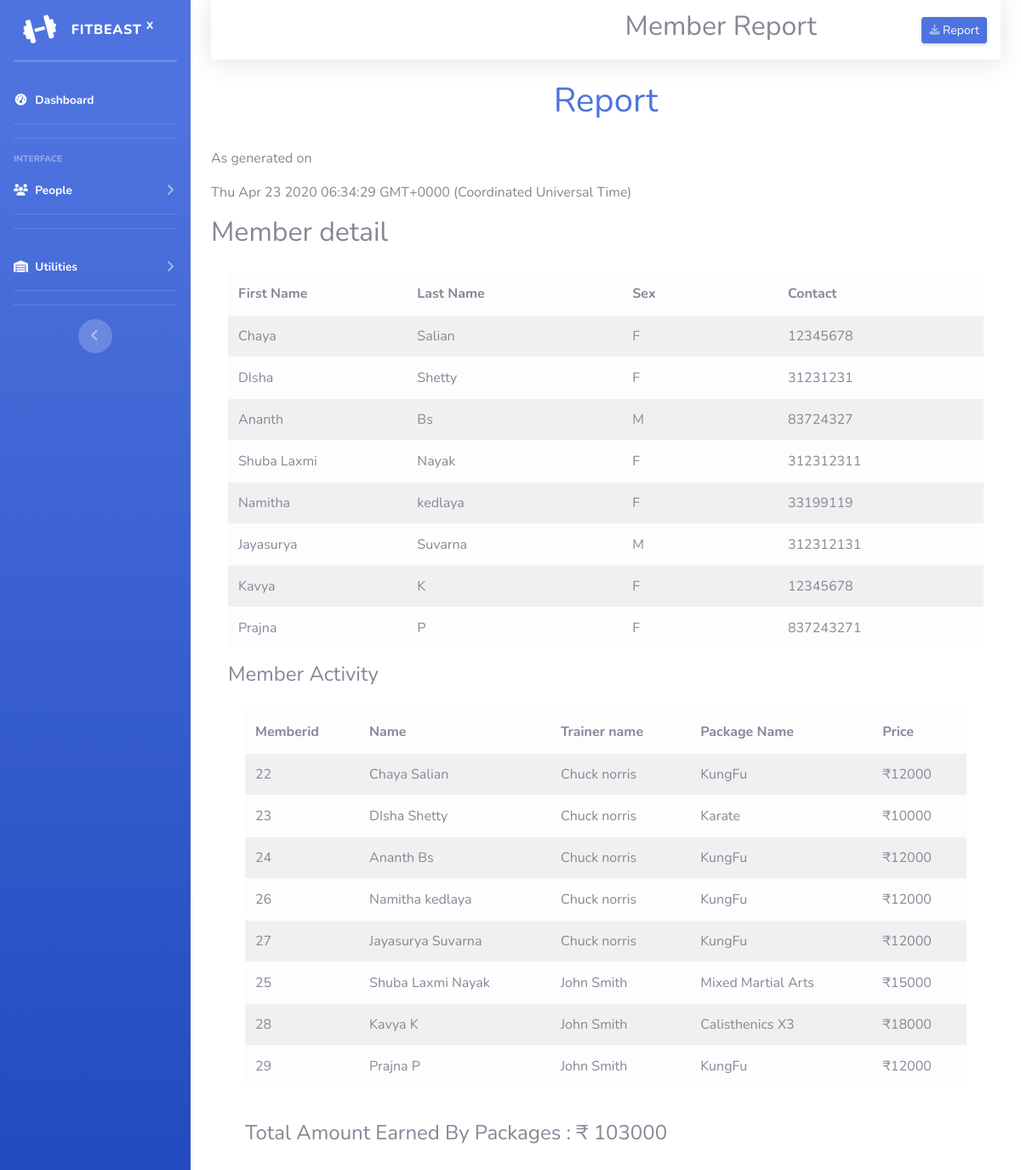
/admin/memberreport.php (signed in), run on the app's committed database.
### tables this page shows
CREATE TABLE IF NOT EXISTS `member` (
  `memberid` int(11) NOT NULL AUTO_INCREMENT,
  `firstname` varchar(20) NOT NULL,
  `lastname` varchar(20) NOT NULL,
  `contact` bigint(100) NOT NULL,
  `email` varchar(255) NOT NULL,
  `joindate` varchar(10) NOT NULL,
  `gender` varchar(1) NOT NULL,
  `package` int(11) NOT NULL,
  PRIMARY KEY (`memberid`),
  KEY `package` (`package`)
);

CREATE TABLE IF NOT EXISTS `trains` (
  `memberid` int(11) NOT NULL,
  `trainerid` int(11) NOT NULL,
  PRIMARY KEY (`memberid`,`trainerid`),
  KEY `trainerid` (`trainerid`)
);

CREATE TABLE IF NOT EXISTS `trainer` (
  `trainerid` int(11) NOT NULL AUTO_INCREMENT,
  `fname` varchar(20) NOT NULL,
  `lname` varchar(20) NOT NULL,
  `contact` varchar(20) NOT NULL,
  `email` varchar(20) NOT NULL,
  `specialization` varchar(20) NOT NULL,
  `salary` int(11) NOT NULL,
  PRIMARY KEY (`trainerid`) USING BTREE
);

CREATE TABLE IF NOT EXISTS `package` (
  `packageid` int(11) NOT NULL AUTO_INCREMENT,
  `name` varchar(20) NOT NULL,
  `price` int(11) NOT NULL,
  PRIMARY KEY (`packageid`)
);

### admin/memberreport.php (the view, shortened to what this page needs)
<!DOCTYPE html>
<html lang="en">
<head>
  <link href="vendor/fontawesome-free/css/all.min.css" rel="stylesheet" type="text/css">
    <link href="css/sb-admin-2.min.css" rel="stylesheet">
    <link href="css/report.css" rel="stylesheet">
</head>
<body>
<?php
  include('db.php');
        $qry="select * from member T";
        $exec=mysqli_query($con,$qry);
 ?>
    <div class="container-fluid" id="div1">
        <nav class="navbar navbar-expand navbar  topbar mb-4 static-top shadow">
          <h2 style="text-align: center;">&nbsp;&nbsp;&nbsp;&nbsp;&nbsp;&nbsp;&nbsp;&nbsp;&nbsp;&nbsp;&nbsp;&nbsp;&nbsp;&nbsp;&nbsp;&nbsp;&nbsp;&nbsp;&nbsp;&nbsp;&nbsp;&nbsp;&nbsp;&nbsp;&nbsp;&nbsp;&nbsp;&nbsp;&nbsp;&nbsp;&nbsp;&nbsp;&nbsp;&nbsp;&nbsp;&nbsp;&nbsp;&nbsp;&nbsp;&nbsp;&nbsp;&nbsp;&nbsp;&nbsp;&nbsp;&nbsp;&nbsp;&nbsp;&nbsp;&nbsp;&nbsp;&nbsp;&nbsp;&nbsp;&nbsp;&nbsp;&nbsp;Member Report</h2>
          <ul class="navbar-nav ml-auto">
            <button onclick="printcontent('div1')" class="d-none d-sm-inline-block btn btn-sm btn-primary shadow-sm"><i class="fas fa-download fa-sm text-white-50"></i> Report</button>
         </ul>
       </nav>
          <h1 style="text-align: center; " class="text-primary">Report </h1><br>
          <p>As generated on</p>
        <p id="demo"></p>
<h2>Member detail</h2>
<div class="card-body">
  <div class="table-responsive">
                <table class="table table-striped table-light" id="dataTable" width="100%" cellspacing="10">
                  <thead class="">
                               <tr>
                                    <th>First Name</th>
                                    <th>Last Name</th>
                                    <th>&nbsp;&nbsp;&nbsp;</th>
                                    <th>Sex</th>
                                    <th>&nbsp;&nbsp;&nbsp;&nbsp;&nbsp;&nbsp;</th>
                                    <th>Contact</th>
                               </tr>
                          </thead>
       <?php
         while($row=mysqli_fetch_array($exec))
        {
          echo '
              <tr>
              <td>'.$row["firstname"].'  </td>
              <td>'.$row["lastname"].'<td>
              <td> '.$row["gender"].'<td>
              <td>'.$row["contact"].' <td>
              </tr>
            ';
        }
        ?>
      </table>
    </div>
    <h4> Member Activity</h4>
    <div class="card-body">
  <div class="table-responsive">
                <table class="table table-striped table-light" id="dataTable" width="100%" cellspacing="10">
                  <thead class="">
                               <tr>
                                    <th>Memberid</th>
                                    <th>Name</th>
                                    <th>Trainer name</th>
                                    <th>Package Name</th>
                                    <th>Price</th>
                               </tr>
                          </thead>
       <?php
        include('db.php');
        $exec2=mysqli_query($con,"select * from member m,package p,trainer t, trains t1 where  p.packageid=m.package and t1.trainerid=t.trainerid and t1.memberid=m.memberid");
        $exec3=mysqli_query($con,"select sum(p.price) from member m,package p where  p.packageid=m.package");
        while($row2=mysqli_fetch_array($exec2))
        {
          echo ' <tr>
<td>
                                    '.$row2["memberid"].' </td>
                             <td>      '.$row2["firstname"].'
                                    '.$row2["lastname"].'</td>
                              <td>  '.$row2["fname"].'
                                    '.$row2["lname"].'</td>
                             <td>       '.$row2["name"].'</td>
                                <Td> ₹'.$row2["price"].'</td>
</tr>
          ';
        } ?></table>
        <?php
 $row = mysqli_fetch_array($exec3);
            $total = $row[0];
            echo '<br><h4>
                  Total Amount Earned By Packages :
               ₹ '. $total.' </h4>';
?>
      </div>
    </body>
    </html>

### admin/css/report.css (style rules this page uses)
a:hover, a:visited, a:link, a:active { text-decoration: none; }

### admin/memberreport.php (style rules this page uses)
* { box-sizing: border-box; }

### data on the page
member: firstname "Chaya", lastname "Salian", gender "F", contact "12345678", trains.memberid "22", trainer.fname "Chuck", trainer.lname "norris", package.name "KungFu", package.price "12000"
member: firstname "DIsha", lastname "Shetty", gender "F", contact "31231231", trains.memberid "23", trainer.fname "Chuck", trainer.lname "norris", package.name "Karate", package.price "10000"
member: firstname "Ananth", lastname "Bs", gender "M", contact "83724327", trains.memberid "24", trainer.fname "Chuck", trainer.lname "norris", package.name "KungFu", package.price "12000"
member: firstname "Shuba Laxmi", lastname "Nayak", gender "F", contact "312312311", trains.memberid "25", trainer.fname "John", trainer.lname "Smith", package.name "Mixed Martial Arts", package.price "15000"
member: firstname "Namitha", lastname "kedlaya", gender "F", contact "33199119", trains.memberid "26", trainer.fname "Chuck", trainer.lname "norris", package.name "KungFu", package.price "12000"
member: firstname "Jayasurya", lastname "Suvarna", gender "M", contact "312312131", trains.memberid "27", trainer.fname "Chuck", trainer.lname "norris", package.name "KungFu", package.price "12000"
member: firstname "Kavya", lastname "K", gender "F", contact "12345678", trains.memberid "28", trainer.fname "John", trainer.lname "Smith", package.name "Calisthenics X3", package.price "18000"
member: firstname "Prajna", lastname "P", gender "F", contact "837243271", trains.memberid "29", trainer.fname "John", trainer.lname "Smith", package.name "KungFu", package.price "12000"

### other printed values
$total "103000"
